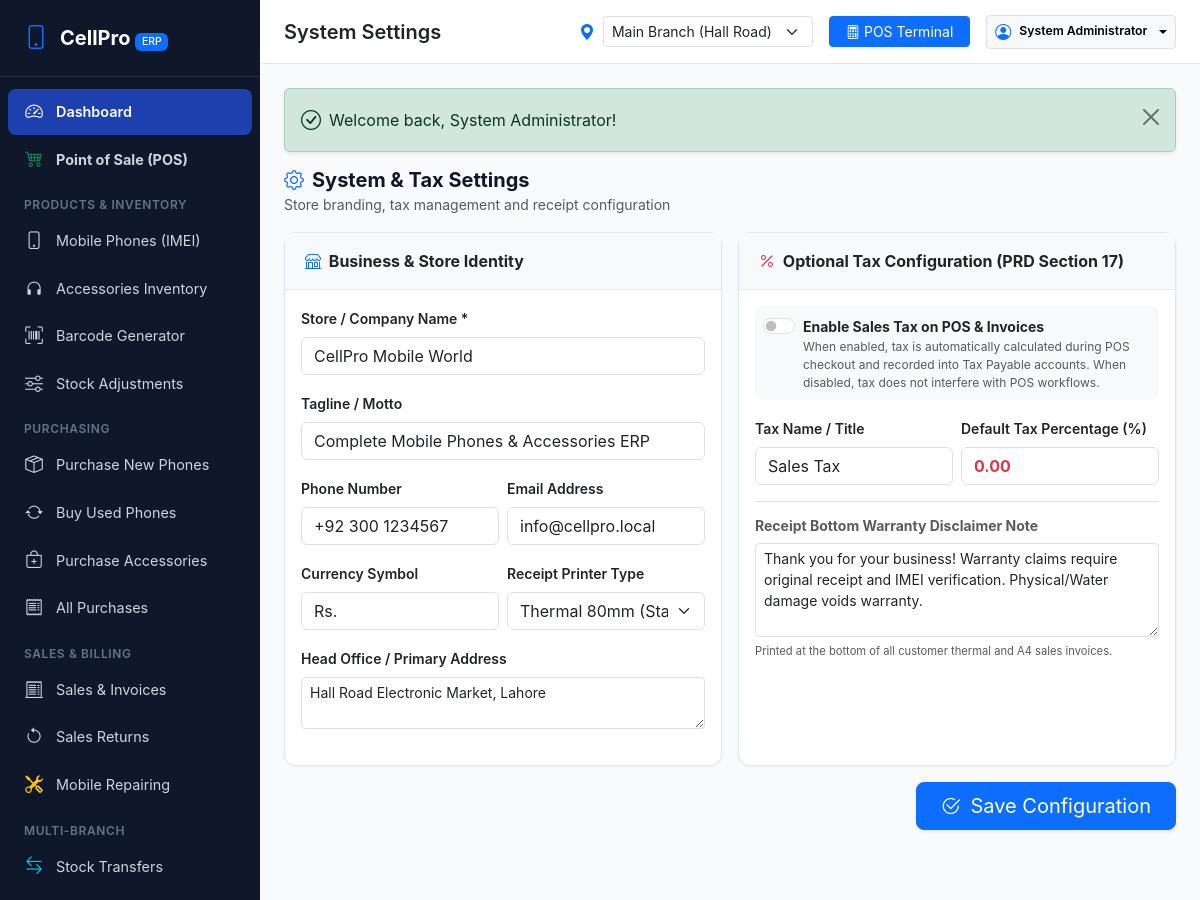
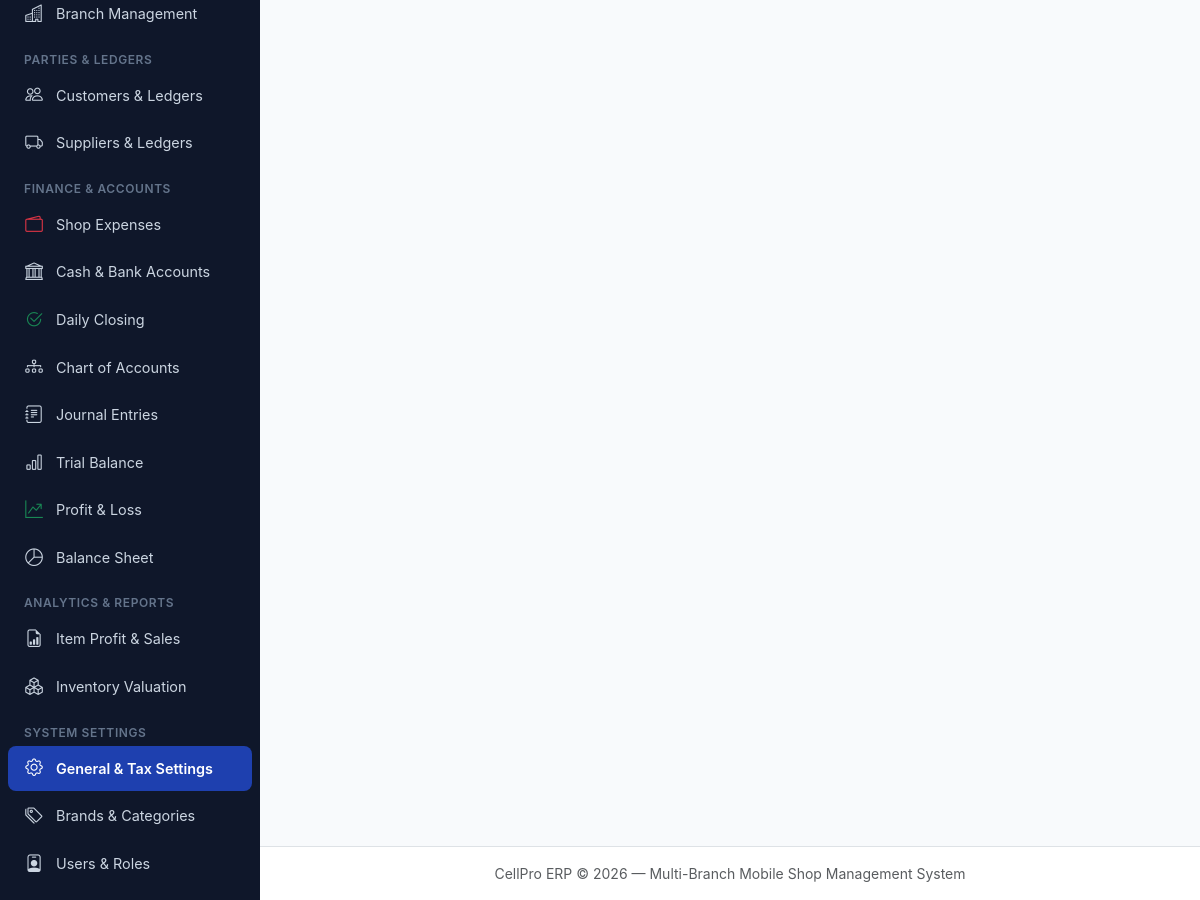
/settings/index.php (signed in), run on the app's committed database (2 pictures, top to bottom).
### tables this page shows
CREATE TABLE businesses (
    id INT AUTO_INCREMENT PRIMARY KEY,
    name VARCHAR(150) NOT NULL,
    tagline VARCHAR(255) DEFAULT NULL,
    email VARCHAR(100) DEFAULT NULL,
    phone VARCHAR(50) DEFAULT NULL,
    address TEXT DEFAULT NULL,
    currency VARCHAR(10) DEFAULT 'PKR',
    currency_symbol VARCHAR(10) DEFAULT 'Rs.',
    logo VARCHAR(255) DEFAULT NULL,
    tax_enabled TINYINT(1) DEFAULT 0,
    tax_rate DECIMAL(5,2) DEFAULT 0.00,
    tax_name VARCHAR(50) DEFAULT 'Sales Tax',
    created_at TIMESTAMP DEFAULT CURRENT_TIMESTAMP,
    updated_at TIMESTAMP DEFAULT CURRENT_TIMESTAMP ON UPDATE CURRENT_TIMESTAMP
);

CREATE TABLE application_settings (
    id INT AUTO_INCREMENT PRIMARY KEY,
    setting_key VARCHAR(100) NOT NULL UNIQUE,
    setting_value TEXT DEFAULT NULL,
    setting_group VARCHAR(50) DEFAULT 'general',
    description VARCHAR(255) DEFAULT NULL
);

### config/app.php (called while the page is built, shortened)
<?php
require_once __DIR__ . '/database.php';
function getSetting($key, $default = null) {
    global $pdo;
    static $settings_cache = null;
    if ($settings_cache === null) {
        $stmt = $pdo->query("SELECT setting_key, setting_value FROM application_settings");
        $settings_cache = [];
        while ($row = $stmt->fetch()) {
            $settings_cache[$row['setting_key']] = $row['setting_value'];
        }
    }
    return $settings_cache[$key] ?? $default;
}

### settings/index.php (the view, shortened to what this page needs)
<?php
require_once __DIR__ . '/../includes/header.php';
$business = $pdo->query("SELECT * FROM businesses WHERE id = 1")->fetch();
$thermal_width = getSetting('thermal_printer_width', '80mm');
$footer_note = getSetting('invoice_footer_note', 'Thank you for your business!');
?>
<div class="d-flex justify-content-between align-items-center mb-3">
    <div>
        <h5 class="fw-bold m-0"><i class="bi bi-gear text-primary me-2"></i>System & Tax Settings</h5>
        <small class="text-muted">Store branding, tax management and receipt configuration</small>
    </div>
</div>
<form method="POST" action="">
    <div class="row g-3">
        <div class="col-12 col-lg-6">
            <div class="card h-100">
                <div class="card-header bg-light">
                    <span class="fw-bold"><i class="bi bi-shop me-1 text-primary"></i> Business & Store Identity</span>
                </div>
                <div class="card-body">
                    <div class="mb-3">
                        <label class="form-label small fw-semibold">Store / Company Name *</label>
                        <input type="text" name="name" class="form-control" value="<?= htmlspecialchars($business['name']) ?>" required>
                    </div>
                    <div class="mb-3">
                        <label class="form-label small fw-semibold">Tagline / Motto</label>
                        <input type="text" name="tagline" class="form-control" value="<?= htmlspecialchars($business['tagline'] ?? '') ?>">
                    </div>
                    <div class="row g-2 mb-3">
                        <div class="col-6">
                            <label class="form-label small fw-semibold">Phone Number</label>
                            <input type="tel" name="phone" class="form-control" value="<?= htmlspecialchars($business['phone'] ?? '') ?>">
                        </div>
                        <div class="col-6">
                            <label class="form-label small fw-semibold">Email Address</label>
                            <input type="email" name="email" class="form-control" value="<?= htmlspecialchars($business['email'] ?? '') ?>">
                        </div>
                    </div>
                    <div class="row g-2 mb-3">
                        <div class="col-6">
                            <label class="form-label small fw-semibold">Currency Symbol</label>
                            <input type="text" name="currency_symbol" class="form-control" value="<?= htmlspecialchars($business['currency_symbol'] ?? 'Rs.') ?>">
                        </div>
                        <div class="col-6">
                            <label class="form-label small fw-semibold">Receipt Printer Type</label>
                            <select name="thermal_printer_width" class="form-select">
                                <option value="80mm" <?= $thermal_width === '80mm' ? 'selected' : '' ?>>Thermal 80mm (Standard)</option>
                            </select>
                        </div>
                    </div>
                    <div class="mb-0">
                        <label class="form-label small fw-semibold">Head Office / Primary Address</label>
                        <textarea name="address" class="form-control form-control-sm" rows="2"><?= htmlspecialchars($business['address'] ?? '') ?></textarea>
                    </div>
                </div>
            </div>
        </div>
        <div class="col-12 col-lg-6">
            <div class="card h-100">
                <div class="card-header bg-light">
                    <span class="fw-bold"><i class="bi bi-percent me-1 text-danger"></i> Optional Tax Configuration (PRD Section 17)</span>
                </div>
                <div class="card-body">
                    <div class="form-check form-switch mb-3 p-2 bg-light rounded-3 ps-5">
                        <input class="form-check-input" type="checkbox" name="tax_enabled" id="tax_enabled" <?= $business['tax_enabled'] ? 'checked' : '' ?>>
                        <label class="form-check-label fw-bold text-dark small" for="tax_enabled">
                            Enable Sales Tax on POS & Invoices
                        </label>
                        <small class="text-muted d-block" style="font-size:0.75rem;">
                            When enabled, tax is automatically calculated during POS checkout and recorded into Tax Payable accounts. When disabled, tax does not interfere with POS workflows.
                        </small>
                    </div>
                    <div class="row g-2 mb-3">
                        <div class="col-6">
                            <label class="form-label small fw-semibold">Tax Name / Title</label>
                            <input type="text" name="tax_name" class="form-control" value="<?= htmlspecialchars($business['tax_name'] ?? 'Sales Tax') ?>">
                        </div>
                        <div class="col-6">
                            <label class="form-label small fw-semibold">Default Tax Percentage (%)</label>
                            <input type="number" step="0.01" name="tax_rate" class="form-control fw-bold text-danger" value="<?= $business['tax_rate'] ?>">
                        </div>
                    </div>
                    <h6 class="border-top pt-3 small fw-bold text-muted">Receipt Bottom Warranty Disclaimer Note</h6>
                    <div class="mb-0">
                        <textarea name="invoice_footer_note" class="form-control form-control-sm" rows="4"><?= htmlspecialchars($footer_note) ?></textarea>
                        <small class="text-muted" style="font-size:0.7rem;">Printed at the bottom of all customer thermal and A4 sales invoices.</small>
                    </div>
                </div>
            </div>
        </div>
        <div class="col-12 text-end">
            <button type="submit" class="btn btn-primary btn-lg px-4 shadow-sm">
                <i class="bi bi-check2-circle me-1"></i> Save Configuration
            </button>
        </div>
    </div>
</form>
<?php require_once __DIR__ . '/../includes/footer.php'; ?>

### assets/css/style.css (style rules this page uses)
:root { --cp-primary: #1e40af; --cp-primary-hover: #1d4ed8; --cp-secondary: #475569; --cp-success: #059669; --cp-info: #0284c7; --cp-warning: #d97706; --cp-danger: #dc2626; --cp-bg: #f8fafc; --cp-card-bg: #ffffff; --cp-border: #e2e8f0; --cp-text-main: #0f172a; --cp-text-muted: #64748b; --cp-sidebar-width: 260px; --cp-header-height: 64px; }
body { font-family: -apple-system, BlinkMacSystemFont, "Segoe UI", Roboto, Helvetica, Arial, sans-serif; background-color: var(--cp-bg); color: var(--cp-text-main); min-height: 100vh; overflow-x: hidden; }
.card { background: var(--cp-card-bg); border: 1px solid var(--cp-border); border-radius: 0.75rem; box-shadow: 0 1px 3px 0 rgba(0, 0, 0, 0.05); margin-bottom: 1.25rem; }
.card-header { background: transparent; border-bottom: 1px solid var(--cp-border); padding: 1rem 1.25rem; font-weight: 600; display: flex; align-items: center; justify-content: space-between; }

### data on the page
businesses: name "CellPro Mobile World", tagline "Complete Mobile Phones & Accessories ERP", phone "+92 300 1234567", email "info@cellpro.local", currency_symbol "Rs.", address "Hall Road Electronic Market, Lahore", tax_name "Sales Tax", tax_rate "0.00"
application_settings: thermal_printer_width "Thermal 80mm (Standard)"
application_settings: invoice_footer_note "Thank you for your business! Warranty claims require original receipt and IMEI verification. Physical/Water damage voids warranty."

### other printed values
$page_title "System Settings"
$user['name'] "System Administrator"
$f['message'] "Welcome back, System Administrator!"
form field value "Main Branch (Hall Road)"
